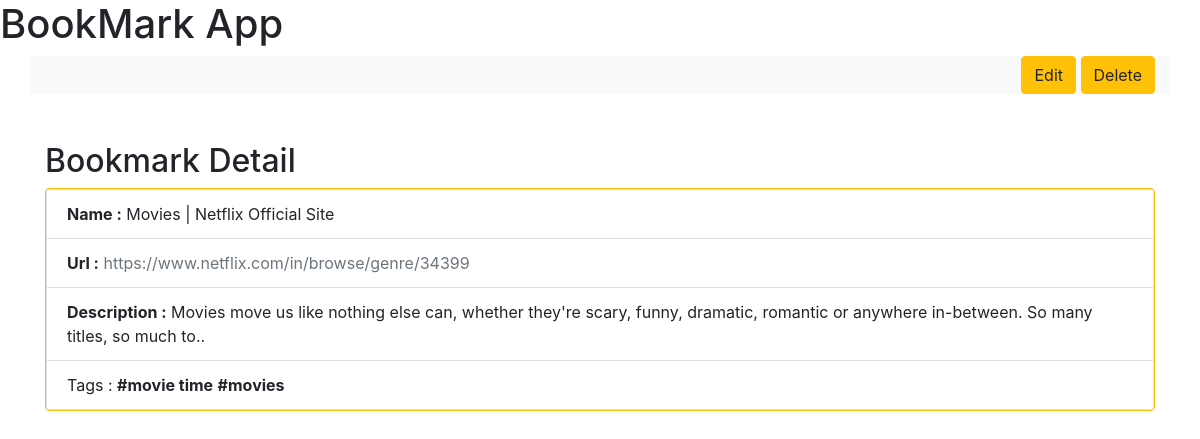
Page /bookmark-detail/1 on the committed database.
### bookmarkApp/models.py (models this page shows, shortened)
class Bookmark(models.Model):
    name = models.CharField(max_length=500)
    url = models.URLField(max_length=200)
    description = models.TextField()
    tag = TaggableManager()
    folder = models.ForeignKey(Folder, on_delete=models.CASCADE)

### bookmarkApp/views.py (the view)
# urls.py: path('bookmark-detail/<int:pk>', views.BookmarkDetail.as_view(), name="bookmark-detail"),
class BookmarkDetail(DetailView):
    model = Bookmark

### bookmarkApp/templates/bookmarkApp/bookmark_detail.html (shortened to what this page needs)
{% extends 'base_generic.html' %}
{% block content %}
<div class="container">
    <div class="row">
        <div class="col-md-12 bg-light text-right">
            <a href="{% url 'bookmarkApp:edit-bookmark' bookmark.id %}"><button type="button" class="btn btn-warning">Edit</button></a>
            <a href="{% url 'bookmarkApp:delete-bookmark' bookmark.id %}"><button type="button" class="btn btn-warning">Delete</button></a>
        </div>
    </div>
</div>
<div class="container mx-auto my-5">
    <h2>Bookmark Detail</h2>
    <ul class="list-group border border-warning rounded" >
        <li class="list-group-item"> <b>Name :</b>   {{ bookmark.name }} </li>
        <li class="list-group-item">  <b>Url :</b> <a href="{{ bookmark.url }}" target="_blank" class="text-decoration-none text-secondary"> {{ bookmark.url }} </a> </li>
        <li class="list-group-item"> <b>Description :</b>   {{ bookmark.description }} </li>
        <li class="list-group-item"> Tags :
        {% for tag in bookmark.tag.names %}
           <b> #{{ tag }}</b>
        {% endfor %}  </li>
    </ul>
</div>
{% endblock content %}

### rows in the picture
Bookmark: name "Movies | Netflix Official Site", url "https://www.netflix.com/in/browse/genre/34399", description "Movies move us like nothing else can, whether they're scary, funny, dramatic, romantic or anywhere in-between. So many titles, so much to.."
Tag: name "movie time"
Tag: tag "movies"
